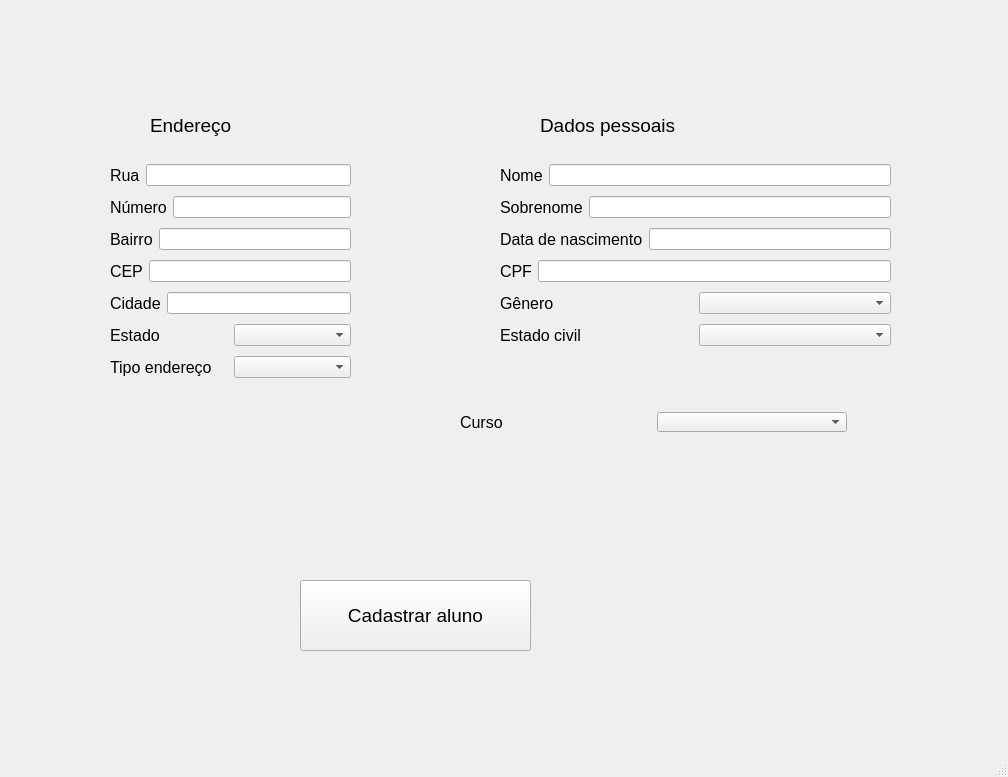
<?xml version="1.0" encoding="UTF-8"?>
<ui version="4.0">
 <class>MainWindow</class>
 <widget class="QMainWindow" name="MainWindow">
  <property name="geometry">
   <rect>
    <x>0</x>
    <y>0</y>
    <width>1008</width>
    <height>777</height>
   </rect>
  </property>
  <property name="windowTitle">
   <string>MainWindow</string>
  </property>
  <widget class="QWidget" name="centralwidget">
   <widget class="QLabel" name="label">
    <property name="geometry">
     <rect>
      <x>150</x>
      <y>90</y>
      <width>111</width>
      <height>71</height>
     </rect>
    </property>
    <property name="font">
     <font>
      <pointsize>14</pointsize>
     </font>
    </property>
    <property name="text">
     <string>Endereço</string>
    </property>
   </widget>
   <widget class="QLabel" name="label_2">
    <property name="geometry">
     <rect>
      <x>540</x>
      <y>90</y>
      <width>231</width>
      <height>71</height>
     </rect>
    </property>
    <property name="font">
     <font>
      <pointsize>14</pointsize>
     </font>
    </property>
    <property name="text">
     <string>Dados pessoais</string>
    </property>
   </widget>
   <widget class="QPushButton" name="pushButton">
    <property name="geometry">
     <rect>
      <x>300</x>
      <y>580</y>
      <width>231</width>
      <height>71</height>
     </rect>
    </property>
    <property name="font">
     <font>
      <pointsize>14</pointsize>
     </font>
    </property>
    <property name="text">
     <string>Cadastrar aluno</string>
    </property>
   </widget>
   <widget class="QWidget" name="layoutWidget">
    <property name="geometry">
     <rect>
      <x>110</x>
      <y>160</y>
      <width>241</width>
      <height>226</height>
     </rect>
    </property>
    <layout class="QVBoxLayout" name="verticalLayout">
     <item>
      <layout class="QHBoxLayout" name="horizontalLayout">
       <item>
        <widget class="QLabel" name="label_3">
         <property name="font">
          <font>
           <pointsize>12</pointsize>
          </font>
         </property>
         <property name="text">
          <string>Rua</string>
         </property>
        </widget>
       </item>
       <item>
        <widget class="QLineEdit" name="rua_input"/>
       </item>
      </layout>
     </item>
     <item>
      <layout class="QHBoxLayout" name="horizontalLayout_2">
       <item>
        <widget class="QLabel" name="label_4">
         <property name="font">
          <font>
           <pointsize>12</pointsize>
          </font>
         </property>
         <property name="text">
          <string>Número</string>
         </property>
        </widget>
       </item>
       <item>
        <widget class="QLineEdit" name="numero_input"/>
       </item>
      </layout>
     </item>
     <item>
      <layout class="QHBoxLayout" name="horizontalLayout_3">
       <item>
        <widget class="QLabel" name="label_5">
         <property name="font">
          <font>
           <pointsize>12</pointsize>
          </font>
         </property>
         <property name="text">
          <string>Bairro</string>
         </property>
        </widget>
       </item>
       <item>
        <widget class="QLineEdit" name="bairro_input"/>
       </item>
      </layout>
     </item>
     <item>
      <layout class="QHBoxLayout" name="horizontalLayout_4">
       <item>
        <widget class="QLabel" name="label_6">
         <property name="font">
          <font>
           <pointsize>12</pointsize>
          </font>
         </property>
         <property name="text">
          <string>CEP</string>
         </property>
        </widget>
       </item>
       <item>
        <widget class="QLineEdit" name="cep_input"/>
       </item>
      </layout>
     </item>
     <item>
      <layout class="QHBoxLayout" name="horizontalLayout_5">
       <item>
        <widget class="QLabel" name="label_7">
         <property name="font">
          <font>
           <pointsize>12</pointsize>
          </font>
         </property>
         <property name="text">
          <string>Cidade</string>
         </property>
        </widget>
       </item>
       <item>
        <widget class="QLineEdit" name="cidade_input"/>
       </item>
      </layout>
     </item>
     <item>
      <layout class="QHBoxLayout" name="horizontalLayout_6">
       <item>
        <widget class="QLabel" name="label_8">
         <property name="font">
          <font>
           <pointsize>12</pointsize>
          </font>
         </property>
         <property name="text">
          <string>Estado</string>
         </property>
        </widget>
       </item>
       <item>
        <widget class="QComboBox" name="estado_input"/>
       </item>
      </layout>
     </item>
     <item>
      <layout class="QHBoxLayout" name="horizontalLayout_7">
       <item>
        <widget class="QLabel" name="label_9">
         <property name="font">
          <font>
           <pointsize>12</pointsize>
          </font>
         </property>
         <property name="text">
          <string>Tipo endereço</string>
         </property>
        </widget>
       </item>
       <item>
        <widget class="QComboBox" name="tipo_end_input"/>
       </item>
      </layout>
     </item>
    </layout>
   </widget>
   <widget class="QWidget" name="layoutWidget">
    <property name="geometry">
     <rect>
      <x>500</x>
      <y>160</y>
      <width>391</width>
      <height>193</height>
     </rect>
    </property>
    <layout class="QVBoxLayout" name="verticalLayout_2">
     <item>
      <layout class="QHBoxLayout" name="horizontalLayout_8">
       <item>
        <widget class="QLabel" name="label_10">
         <property name="font">
          <font>
           <pointsize>12</pointsize>
          </font>
         </property>
         <property name="text">
          <string>Nome</string>
         </property>
        </widget>
       </item>
       <item>
        <widget class="QLineEdit" name="nome_input"/>
       </item>
      </layout>
     </item>
     <item>
      <layout class="QHBoxLayout" name="horizontalLayout_9">
       <item>
        <widget class="QLabel" name="label_11">
         <property name="font">
          <font>
           <pointsize>12</pointsize>
          </font>
         </property>
         <property name="text">
          <string>Sobrenome</string>
         </property>
        </widget>
       </item>
       <item>
        <widget class="QLineEdit" name="sobrenome_input"/>
       </item>
      </layout>
     </item>
     <item>
      <layout class="QHBoxLayout" name="horizontalLayout_10">
       <item>
        <widget class="QLabel" name="label_12">
         <property name="font">
          <font>
           <pointsize>12</pointsize>
          </font>
         </property>
         <property name="text">
          <string>Data de nascimento</string>
         </property>
        </widget>
       </item>
       <item>
        <widget class="QLineEdit" name="data_nasc_input"/>
       </item>
      </layout>
     </item>
     <item>
      <layout class="QHBoxLayout" name="horizontalLayout_11">
       <item>
        <widget class="QLabel" name="label_13">
         <property name="font">
          <font>
           <pointsize>12</pointsize>
          </font>
         </property>
         <property name="text">
          <string>CPF</string>
         </property>
        </widget>
       </item>
       <item>
        <widget class="QLineEdit" name="cpf_input"/>
       </item>
      </layout>
     </item>
     <item>
      <layout class="QHBoxLayout" name="horizontalLayout_12">
       <item>
        <widget class="QLabel" name="label_14">
         <property name="font">
          <font>
           <pointsize>12</pointsize>
          </font>
         </property>
         <property name="text">
          <string>Gênero</string>
         </property>
        </widget>
       </item>
       <item>
        <widget class="QComboBox" name="genero_input"/>
       </item>
      </layout>
     </item>
     <item>
      <layout class="QHBoxLayout" name="horizontalLayout_13">
       <item>
        <widget class="QLabel" name="label_15">
         <property name="font">
          <font>
           <pointsize>12</pointsize>
          </font>
         </property>
         <property name="text">
          <string>Estado civil</string>
         </property>
        </widget>
       </item>
       <item>
        <widget class="QComboBox" name="estado_civil_input"/>
       </item>
      </layout>
     </item>
    </layout>
   </widget>
   <widget class="QComboBox" name="curso_input">
    <property name="geometry">
     <rect>
      <x>657</x>
      <y>412</y>
      <width>190</width>
      <height>20</height>
     </rect>
    </property>
   </widget>
   <widget class="QLabel" name="label_16">
    <property name="geometry">
     <rect>
      <x>460</x>
      <y>410</y>
      <width>191</width>
      <height>25</height>
     </rect>
    </property>
    <property name="font">
     <font>
      <pointsize>12</pointsize>
     </font>
    </property>
    <property name="text">
     <string>Curso</string>
    </property>
   </widget>
  </widget>
  <widget class="QStatusBar" name="statusbar"/>
 </widget>
 <resources/>
 <connections/>
</ui>
